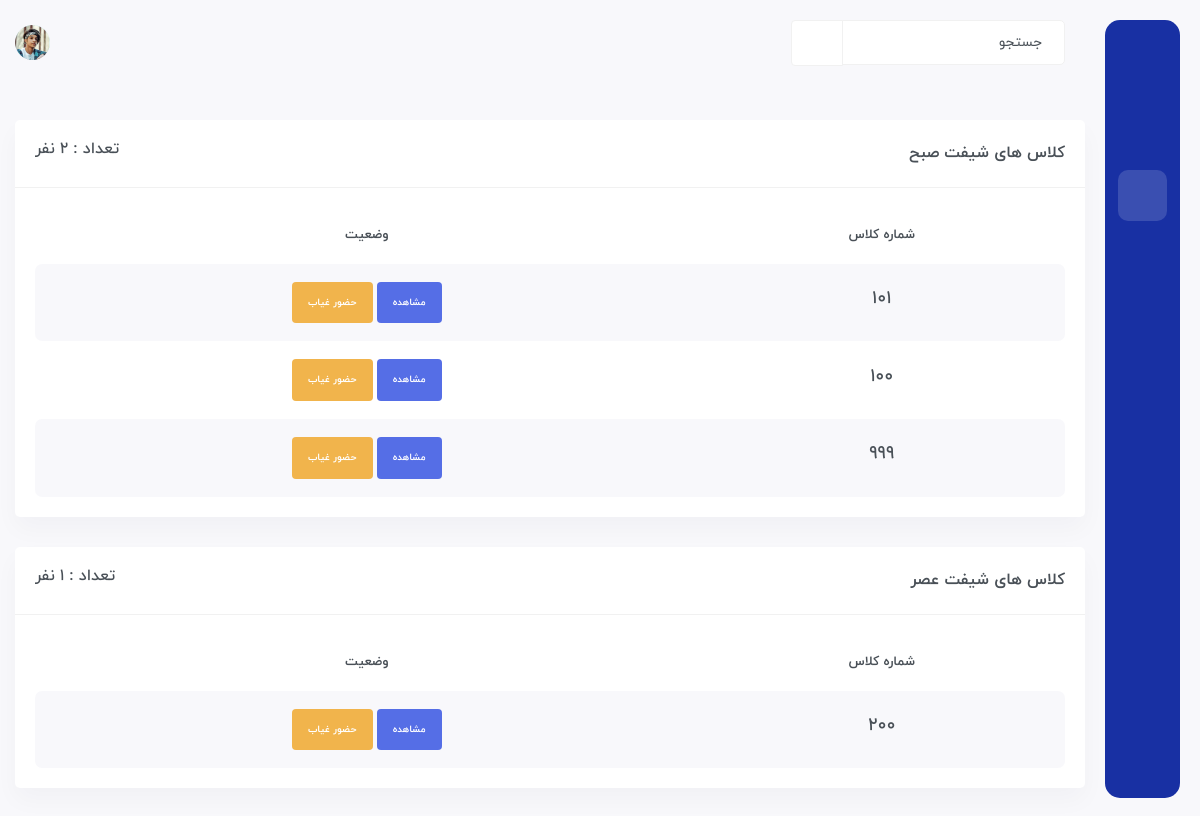
The app's page / (signed in), older data.
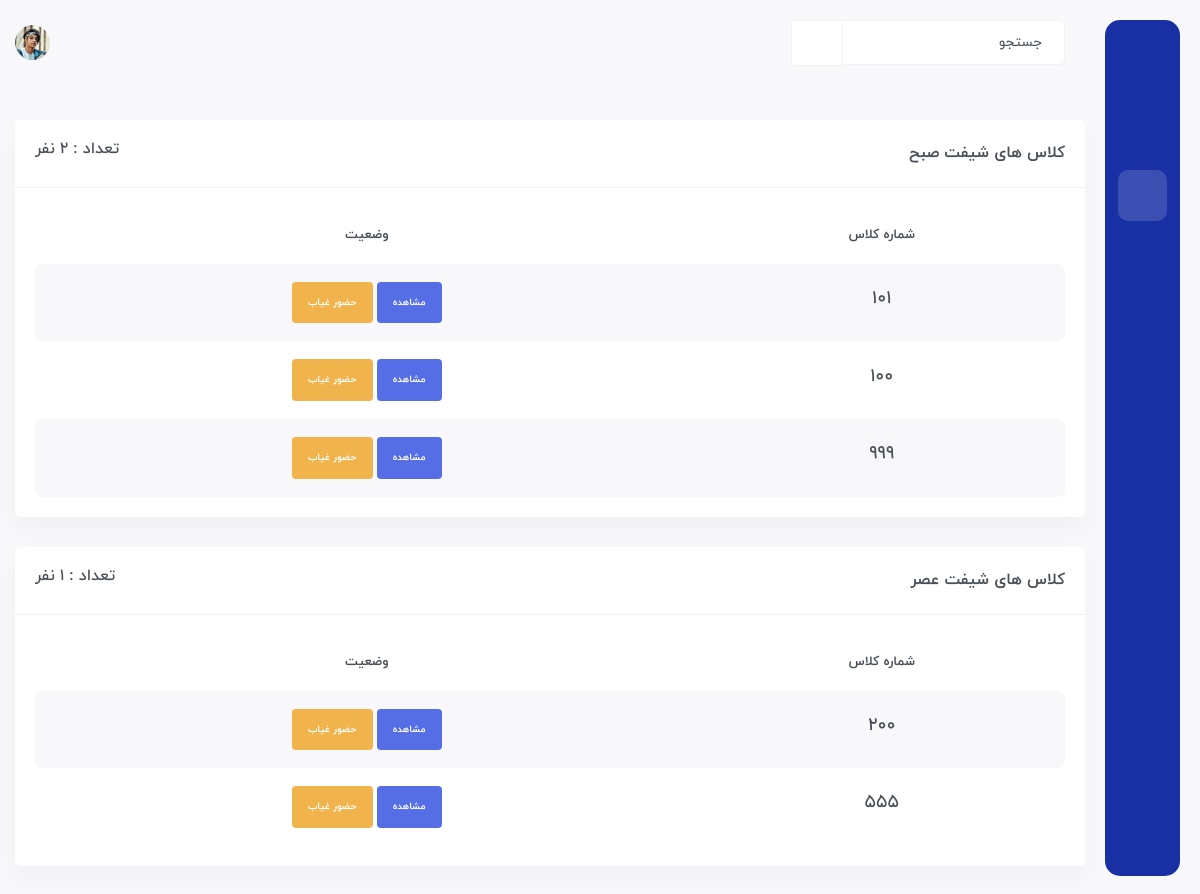
The same page, newer data.
### Student/models.py (models this page shows, shortened)
class Assign(models.Model):
    class_id = models.ForeignKey(Class, on_delete=models.CASCADE)
    def get_absolute_url(self):
        return reverse('student:class-room', args=[self.class_id.number, self.class_id.shift])

class Class(models.Model):
    number = models.IntegerField()
    shift = models.CharField(choices=SHIFT, max_length=3)

### Student/views.py (the view)
class IndexView(LoginRequiredMixin, generic.View):
    login_url = 'account:login'
    def get(self, request):
        student_m = models.Student.objects.filter(class_id__shift='صبح').count()
        student_e = models.Student.objects.filter(class_id__shift='عصر').count()
        c = {
            'student_m': student_m,
            'student_e': student_e
        }
        assign_m = models.Assign.objects.filter(class_id__shift='صبح')
        assign_e = models.Assign.objects.filter(class_id__shift='عصر')
        if assign_m.exists():
            c['class_room_m'] = assign_m
        if assign_e.exists():
            c['class_room_e'] = assign_e
        return render(request, 'home.html', c)

### templates/home.html
{% extends 'base.html' %}
{% load static %}
{% block body %}
	<div id="main-wrapper">
	    <div class="content-body">
		<div class="container">
		    <div class="row">
			<div class="col-xxl-6">
			    <div class="card">
				<div class="card-header align-items-center">
				    <h4 class="card-title">کلاس های شیفت صبح</h4>
				    <h5 class="text-left">تعداد : {{ student_m }} نفر</h5>
				</div>
				<div class="card-body">
				    <div class="table-responsive">
					<table class="table table-striped responsive-table text-center">
					    <thead>
						<tr>
						    <th>شماره کلاس</th>
						    <th>وضعیت</th>
						</tr>
					    </thead>
					    <tbody>
							{% for c in class_room_m %}
								<tr>
									<td>
									<h4>{{ c.class_id.number }}</h4>
									</td>
									<td>
										<div class="badge p-3 bg-primary"><a href="{{ c.get_absolute_url }}" class="text-white">مشاهده</a></div>
										<div class="badge p-3 bg-warning"><a href="{% url 'student:attendance' c.class_id.number %}" class="text-white">حضور غیاب</a></div>
									</td>
								</tr>
							{% endfor %}
					    </tbody>
					</table>
				    </div>
				</div>
			    </div>
			</div>
			<div class="col-xxl-6">
			    <div class="card">
				<div class="card-header align-items-center">
				    <h4 class="card-title">کلاس های شیفت عصر</h4>
				    <h5 class="text-left">تعداد : {{ student_e }} نفر</h5>
				</div>
				<div class="card-body">
				    <div class="table-responsive">
					<table class="table table-striped responsive-table text-center">
					    <thead>
						<tr>
						    <th>شماره کلاس</th>
						    <th>وضعیت</th>
						</tr>
					    </thead>
					    <tbody>
							{% for c in class_room_e %}
								<tr>
									<td>
									<h4>{{ c.class_id.number }}</h4>
									</td>
									<td>
										<div class="badge p-3 bg-primary"><a href="{{ c.get_absolute_url }}" class="text-white">مشاهده</a></div>
										<div class="badge p-3 bg-warning"><a href="{% url 'student:attendance' c.class_id.number %}" class="text-white">حضور غیاب</a></div>
									</td>
								</tr>
							{% endfor %}
					    </tbody>
					</table>
				    </div>
				</div>
			    </div>
			</div>
		    </div>
		</div>
	    </div>
	</div>
{% endblock %}

### templates/base.html (shortened to what this page needs)
{% load static %}
<!DOCTYPE html>
<html lang="en">
<head>
	<link rel="stylesheet" type="text/css" href="{% static 'vendor/slick/slick.css' %}">
	<link rel="stylesheet" href="{% static 'css/style.css' %}">
	<link rel="stylesheet" href="{% static 'admin/jquery.ui.datepicker.jalali/themes/base/jquery-ui.min.css' %}">
</head>
<body dir="rtl">
	<div class="header">
		<div class="container">
		    <div class="row">
				<div class="col-xxl-12">
					<div class="header-content">
					<div class="header-left">
						<div class="search">
						<form action="/search/" method="GET">
							<div class="input-group">
							<input type="text" class="form-control" name="query" placeholder="جستجو">
							<button type="submit" class="input-group-text btn"><i class="icofont-search text-secondary"></i></button>
							</div>
						</form>
						</div>
					</div>
					<div class="header-right">
						<div class="dark-light-toggle" onclick="themeToggle()">
						<span class="dark"><i class="icofont-moon"></i></span>
						</div>
						<div class="profile_log dropdown">
						<div class="user" data-toggle="dropdown">
							<span class="thumb"><img src="{% static 'images/profile/2.png' %}" alt=""></span>
						</div>
						</div>
					</div>
					</div>
				</div>
		    </div>
		</div>
	</div>
	{% include 'sidebar.html' %}
    {% block body %}{% endblock %}
</body>
</html>

### templates/sidebar.html (shortened to what this page needs)
{% load static %}
<div class="sidebar">
    <div class="brand-logo">
    </div>
    <div class="menu">
        <ul>
        <li>
            <a href="{% url 'student:index' %}" data-toggle="tooltip" data-placement="right" title="خانه">
            <span><i class="icofont-ui-home"></i></span>
            </a>
        </li>
        <li><a href="{% url 'student:created-list' %}" data-toggle="tooltip" data-placement="right" title="تنظیمات">
            <span><i class="icofont-settings"></i></span>
            </a>
        </li>
        <li class="logout"><a href="{% url 'account:logout' %}" data-toggle="tooltip" data-placement="right" title="خروج">
            <span><i class="icofont-power"></i></span>
            </a>
        </li>
        </ul>
    </div>
</div>

Row changes from the older to the newer data that the page shows:
added Assign: class_id.number "555", shown under "تعداد : 1 نفر"
